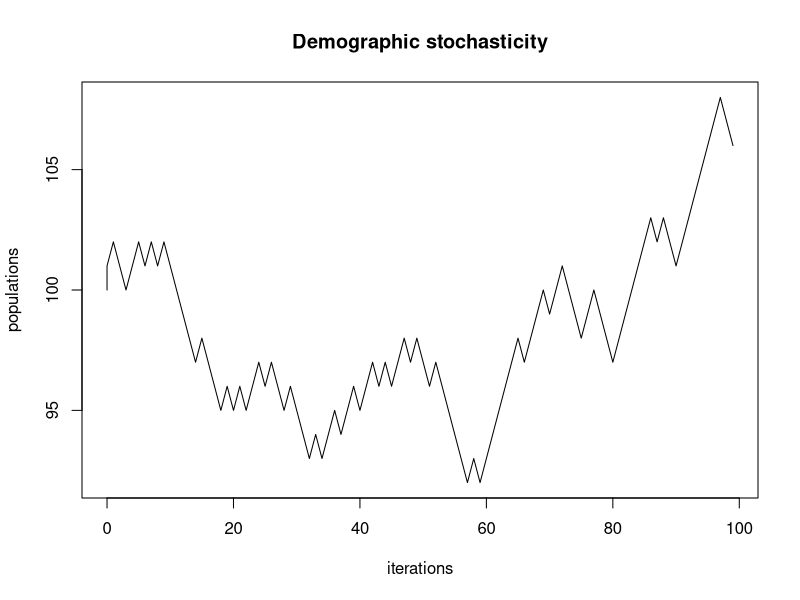

Write the R code that produced this figure.
# alterable parameters
b = 0.55
d = 0.5
init_pop = 100
num_iterations = 100

birth_prob = b / (b + d)
death_prob = d / (b + d)

n = init_pop
i = 0

populations = c(n)
iterations = c(i)

while(n > 0 && i < num_iterations) {
  if (birth_prob < runif(1)) {
    n = n + 1
  } else {
    n = n - 1
  }
  populations = c(populations, n)
  iterations = c(iterations, i)
  i = i + 1
}

plot(iterations, populations, type="l", main="Demographic stochasticity")
if(populations[length(populations)] <= 0) {
  sprintf("Population extinct after %d iterations", i)
}
